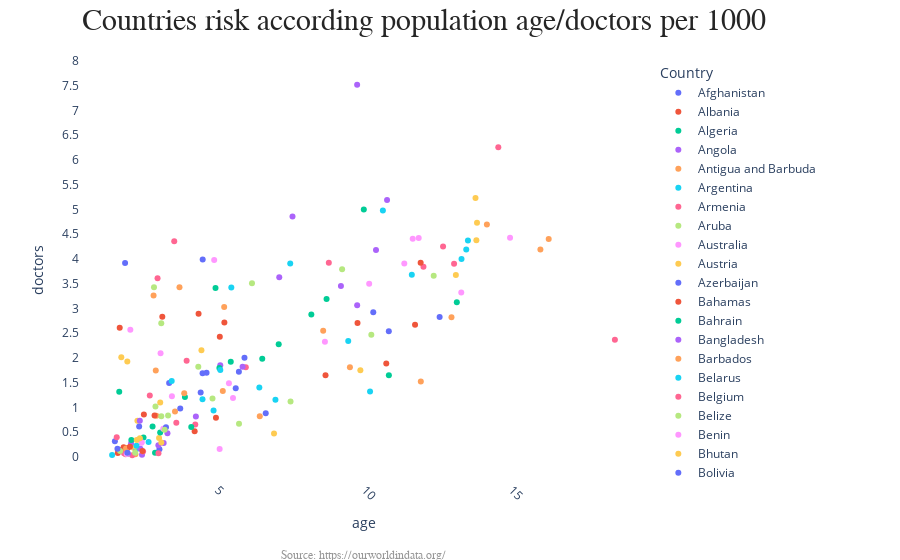

The cell this chart's notebook holds for it:
### Code cell
countries_list = list(doctors['Country'].unique())
countries_list.sort()
@widgets.interact(
    countries = widgets.SelectMultiple(
        options=countries_list,

        description='Countries',
        disabled=False
    ),
    data = widgets.Dropdown(
        options=['High Risk Countries(Age/Doctors Ratio)', 'Low Risk Countries(Age/Doctors Ratio)', "Overall"],
        value = "Overall",
        description='Options:',
        disabled=False,
    )
)

def chart(data, countries):
    df = merged_df
    
    if data == 'High Risk Countries(Age/Doctors Ratio)':
        df = df[(df['age'] > 9) & (df['doctors'] < 4)]
    
    if data == 'Low Risk Countries(Age/Doctors Ratio)':
        df = df[(df['age'] < 9) & (df['doctors'] > 4)]

    if len(list(countries)) > 0 and data == 'Overall':
        df = df[df['Country'].isin(countries)]
    fig = px.scatter(df, 
                     x="age", 
                     y="doctors", 
                     color="Country",
                     hover_data=['Country', 'age', 'doctors'])
    
    annotations = []
    #Source Part
    annotations.append(
        dict(
            xref='paper', 
            yref='paper', 
            x=0.5, 
            y=-0.16,
            xanchor='center', 
            yanchor='top',
            text='Source: https://ourworldindata.org/',
            font=dict(
                family='Arial',
                size=12,
                color='rgb(150,150,150)'
            ),
            showarrow=False
        )
    )
    
    # Title Part
    annotations.append(
        dict(
            xref='paper', 
            yref='paper', 
            x=0.0, 
            y=1.05,
            xanchor='left', 
            yanchor='bottom',
            text=f'Countries risk according population age/doctors per 1000',
            font=dict(family='Arial',
                size=30,
                color='rgb(37,37,37)'
             ),
             showarrow=False
        )
    )
    
    fig.update_layout(
        xaxis=dict(
            showticklabels=True,
            tickangle=45,
        ),
        yaxis=dict(
            nticks=20,
        ),
        plot_bgcolor='white',
        annotations = annotations
    )
    fig.show()
